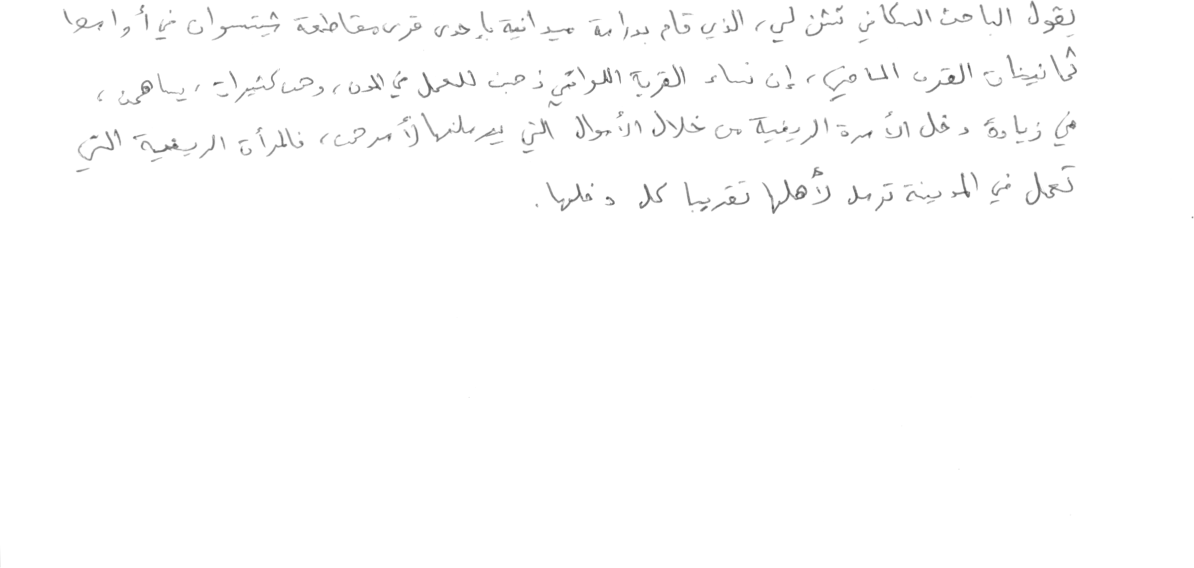
%> input picture Tests/AHTD3A0018_Para2.tif, 2388 x 1136 px (shown at 1/2 size)
$ octave --eval "result = PreProcessAndSegmentLines(imread('Tests/AHTD3A0018_Para2.tif'));"   (GNU Octave 9; MATLAB toolbox functions it lacks are replaced by stand-ins)
%> lines starting %> are read from the running program, lines starting %| are printed output that depends on the picture; in (x1, y1, x2, y2) boxes, pixels count from 0 and x2, y2 are one past the last pixel; in counts of white or black regions, pixels touching at a corner belong together; the program's own positions count from 1
### RemoveSmallComp.m
function [ outI ] = RemoveSmallComp( I,th )
%UNTITLED Summary of this function goes here
%   Detailed explanation goes here
BW=I;
CC = bwconncomp(I);
numPixels = cellfun(@numel,CC.PixelIdxList);
for i=1:CC.NumObjects;
    if(numPixels(i)<th)
    BW(CC.PixelIdxList{i}) = 0;
    end
end
%figure,imshow(BW);
outI=BW;
end

### SegmentConnCompUsingBoundingBox.m
function [ ColouredI ] = SegmentConnCompUsingBoundingBox( BWI,I )
%UNTITLED Summary of this function goes here
%   Detailed explanation goes here
CC = bwconncomp(BWI);
N = CC.NumObjects;
stats1 = regionprops(CC,'BoundingBox');
BoundingBox = stats1.BoundingBox;
BoundingBox(1) = fix(BoundingBox(1)) + 1;
BoundingBox(2) = fix(BoundingBox(2)) + 1;
ColouredI = imcrop(I,[BoundingBox(1) BoundingBox(2) BoundingBox(3)+10 BoundingBox(4)]);

end

### CutLinesAt.m
function [ rowsToCutAt nLines] = CutLinesAt( I )
%UNTITLED Summary of this function goes here
%   Detailed explanation goes here
% SE = strel('disk',1);
% compIDilated = imerode(I,SE);
%figure,imshow(I);
verticalProfile = sum(I,2);
%Yomna On GitHub
%plot(verticalProfile);
L = length(verticalProfile);
zeroRowsCount = 0;
rowInd = 0;
rowsToCutAt = [];
rowsToCutAt(1) = 1;
flag = 0;
nLines = 2;
for i = 1:L
    if(verticalProfile(i) < 60)
        zeroRowsCount = zeroRowsCount + 1;
        rowInd = i;
        if(zeroRowsCount >= 30 && verticalProfile(i-1)< 60 && i~=L && verticalProfile(i+1)> 60)
            rowsToCutAt(nLines) = rowInd - 10;
            zeroRowsCount = 0;
            nLines = nLines + 1;
            flag = 1;
        end
    end
end
[H W] = size(I);
if(flag==0)
    nLines = 0;
else
    rowsToCutAt(nLines) = H;
end
end

### PreProcessAndSegmentLines.m
function [ Lines nLines] = PreProcessAndSegmentLines( I )
% [17 lines of commented-out code are left out]

BinaryImage = im2bw(I,0.8);
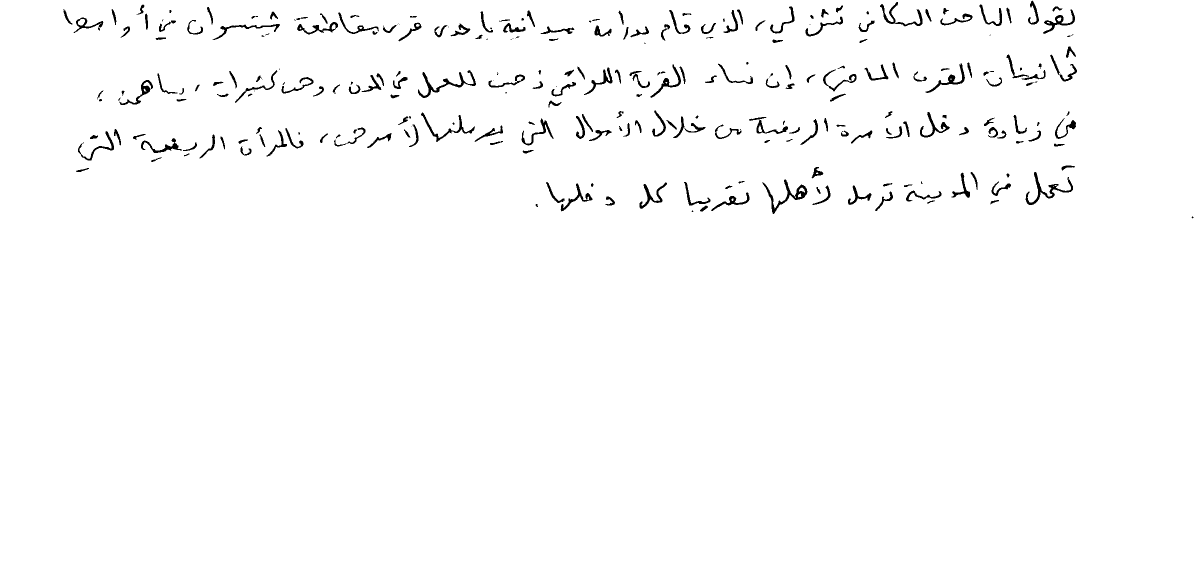
%> BinaryImage: size 1136x2388 logical (shown at 1/2 size); 98.3% white; 277 black regions (47 under 20 px), largest, box (x1, y1, x2, y2) and area: (1524, 359, 1615, 428) 1157, (836, 140, 952, 196) 1116, (2051, 344, 2146, 410) 1078
% figure,imshow(BinaryImage);
compI = imcomplement(BinaryImage);
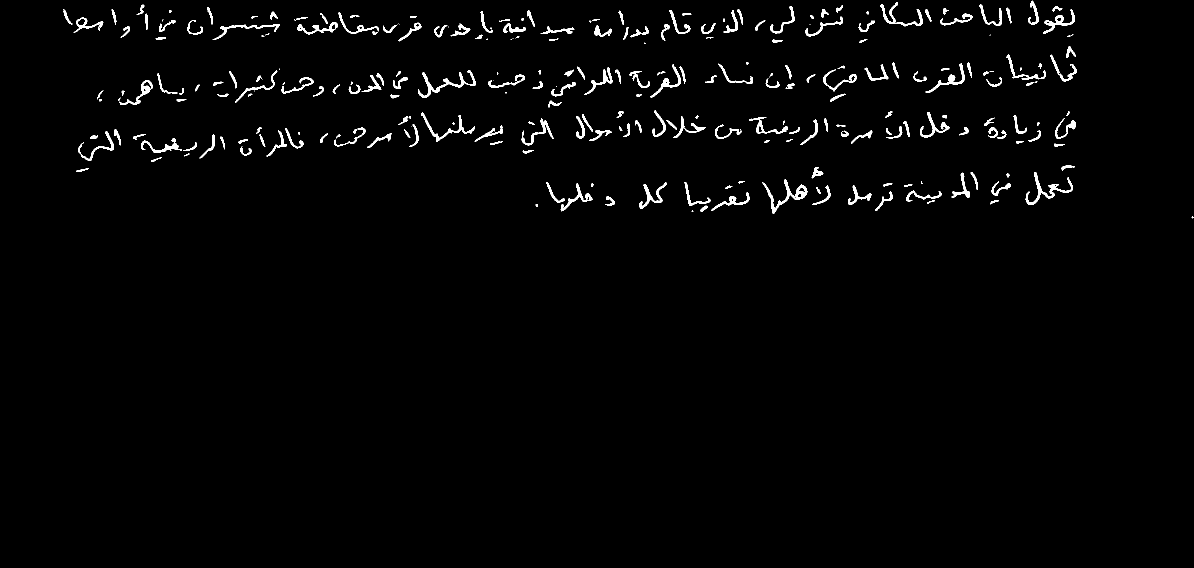
%> compI: size 1136x2388 logical (shown at 1/2 size); 1.7% white; 277 white regions (47 under 20 px), largest, box (x1, y1, x2, y2) and area: (1524, 359, 1615, 428) 1157, (836, 140, 952, 196) 1116, (2051, 344, 2146, 410) 1078
SE = strel('disk',20);
compIDilated = imdilate(compI,SE);
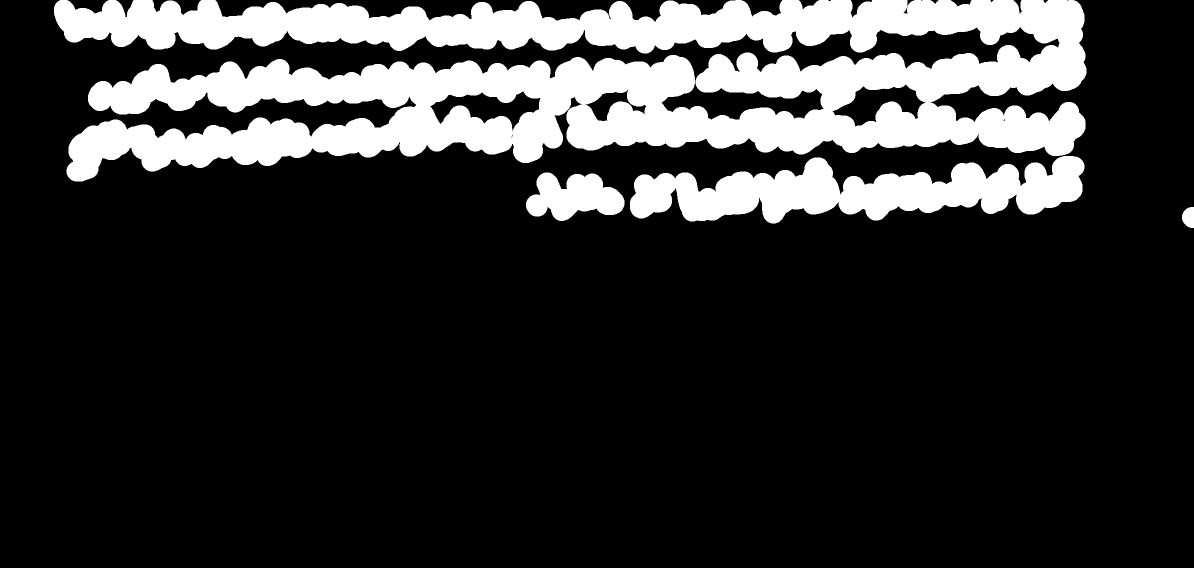
%> compIDilated: size 1136x2388 logical (shown at 1/2 size); 19% white; 4 white regions, box (x1, y1, x2, y2) and area: (108, 0, 2173, 363) 432385, (1260, 312, 2169, 447) 69508, (1052, 345, 1249, 442) 12592, (2364, 414, 2388, 456) 811
%figure,imshow(compIDilated);
[compIDilated] = RemoveSmallComp( compIDilated,4000);
%> in RemoveSmallComp, `CC = bwconncomp(I);`: CC = 4 connected components
%> in RemoveSmallComp, `numPixels = cellfun(@numel,CC.PixelIdxList);`: numPixels = [432385 12592 69508 811]
%> the loop in RemoveSmallComp, `for i=1:CC.NumObjects;` made 4 passes
%figure,imshow(compIDilated);
[H W] = size(compIDilated);
%% Dilate , get corner points and crop
for sizes = 10:W
SE = strel('disk',sizes);
compIDilated = imdilate(compIDilated,SE);
sizes = sizes + 5;
CC = bwconncomp(compIDilated);
N = CC.NumObjects;
if(N==1)
    break;
end
end
%> this loop made 1 pass
%> (CC, N) on pass 1: (1 connected component, 1)
%> pass 1, in PreProcessAndSegmentLines, `compIDilated = imdilate(compIDilated,SE);`:
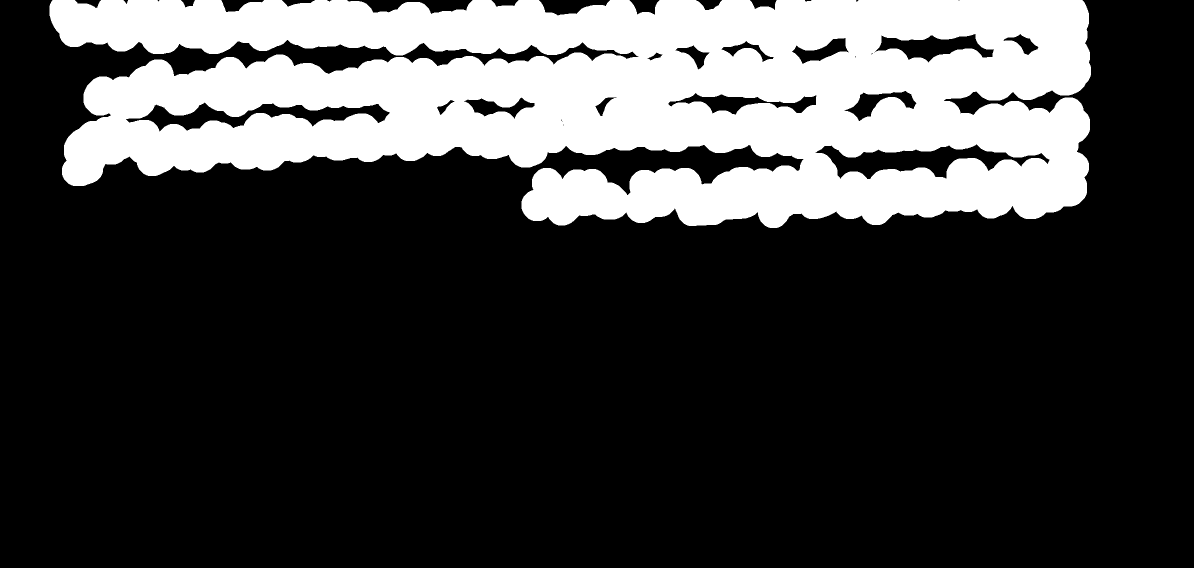
%> compIDilated: size 1136x2388 logical (shown at 1/2 size); 24.6% white; 1 white region
% [26 lines of commented-out code are left out]
[newCroppedI] = SegmentConnCompUsingBoundingBox(compIDilated,compI);
%> in SegmentConnCompUsingBoundingBox, `CC = bwconncomp(BWI);`: CC = 1 connected component
%> in SegmentConnCompUsingBoundingBox, `N = CC.NumObjects;`: N = 1
%> in SegmentConnCompUsingBoundingBox, `stats1 = regionprops(CC,'BoundingBox');`: stats1 = 1 region; box (x1, y1, x2, y2): (99, 0, 2182, 456)
%> in SegmentConnCompUsingBoundingBox, `BoundingBox = stats1.BoundingBox;`: BoundingBox = [99.5 0.5 2083 456]
%> in SegmentConnCompUsingBoundingBox, `ColouredI = imcrop(I,[BoundingBox(1) BoundingBox(2) BoundingBox(3)+10 ..`:
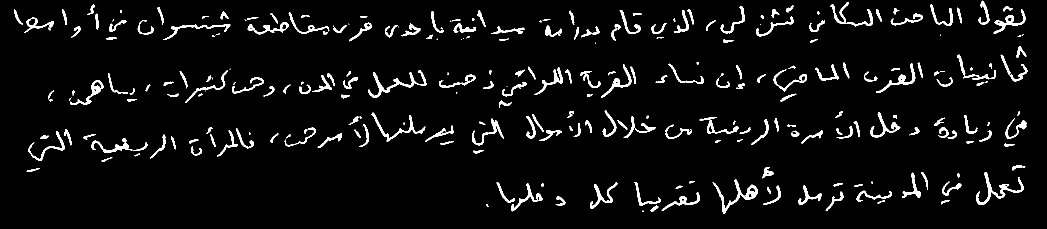
%> ColouredI: size 457x2094 logical (shown at 1/2 size); 4.8% white; 276 white regions (46 under 20 px), largest, box (x1, y1, x2, y2) and area: (1425, 359, 1516, 428) 1157, (737, 140, 853, 196) 1116, (1952, 344, 2047, 410) 1078
%figure,imshow(newCroppedI);
[newDilatedCroppedI] = SegmentConnCompUsingBoundingBox(compIDilated,compIDilated);
%> in SegmentConnCompUsingBoundingBox (call 2), `ColouredI = imcrop(I,[BoundingBox(1) BoundingBox(2) BoundingBox(3)+10 ..`:
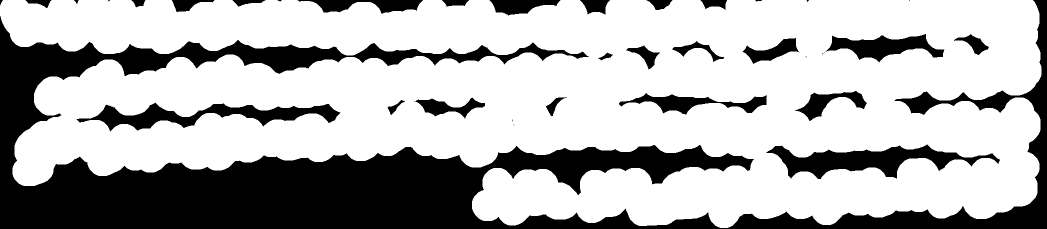
%> ColouredI: size 457x2094 logical (shown at 1/2 size); 69.9% white; 38 black regions (11 under 20 px), largest, box (x1, y1, x2, y2) and area: (0, 0, 2094, 457) 228937, (1532, 289, 2000, 358) 13318, (153, 205, 681, 263) 11276
N = CC.NumObjects;
%figure,imshow(newCroppedI);
%point1inLastLine = [maxX itsR];
flagEnter = 0;
[HW WH] = size(compIDilated);
%get corner of bottom left
for r = HW:-1:1
    for c = 1:WH
        if(compIDilated(r,c)==1)
            point2inLastLine = [c r];
            flagEnter = 1;
            break;
        end
    end
     if(flagEnter==1)
        break;
     end
end
%> after the loop, flagEnter = 1; point2inLastLine = [1540 456]
%Check skew direction of gotten point in first quarter???!!!
% figure,imshow(compIDilated);
% hold on
% plot(point2inLastLine(1),point2inLastLine(2),'b*');
c = ceil(3*WH/4);
if(point2inLastLine(1)<c)
    %mayel l ta7t
    SkewDirection = -1;
else
    SkewDirection = 1;
end


%based on previous get other point


%get corner of bottom right if skew direction downward
if(SkewDirection == -1)
flagEnteredBefore = 0;
indexOfPoints = 1;
for c = WH:-1:ceil(3*WH/4)
    for r = HW:-1:1
        if(compIDilated(r,c)==1)
            points1inLastLineC(indexOfPoints) = c;
            points1inLastLineR(indexOfPoints) = r;
            indexOfPoints = indexOfPoints + 1;
            break;
        end
    end

end
%> after the loop, indexOfPoints = 393; points1inLastLineC = 392 values, max 2182 at index 1, min 1791 at index 392, mean 1986.5; points1inLastLineR = 392 values, max 438 at index 111, min 151 at index 1, mean 423
indexOfPoints = indexOfPoints - 1;
%> indexOfPoints = 392
[mC ii]= max(points1inLastLineC);
%> mC = 2182; ii = 1
mR = points1inLastLineR(ii);
%> mR = 151
bb = 0;
iii = 1;
c = fix((mC +  point2inLastLine(1))/2);
%> c = 1861
    for r = mR:HW
        rrr(iii) = r;
        ccc(iii) = c;
        iii = iii+1;
        if(compIDilated(r,c)==1)
            bb = bb + 1;
        end
    end
%> after the loop, bb = 248; ccc = 986 values from 1861 to 1861; iii = 987; rrr = 986 values from 151 to 1136

if(bb>100)
    points1inLastLineC(ii) = 0;
    points1inLastLineR(ii) = 0;
    [mR I] = max(points1inLastLineR);
%> mR = 438; I = 111
    mC  = points1inLastLineC(I);
%> mC = 2072
    for indd = 1:indexOfPoints
        diff =  abs(mR - points1inLastLineR(indd));
        if(points1inLastLineC(indd)>= mC && diff<20)
            mC = points1inLastLineC(indd);
            mR = points1inLastLineR(indd);
            break;
        end
    end
%> this loop made 61 passes
%> diff on passes 1 to 8: 438, 284, 177, 174, 97, 94, 92, 90
%> after the loop, mC = 2122; mR = 419
end

% [20 lines of commented-out code are left out]

xy3 = [mC mR;point2inLastLine(1) point2inLastLine(2)];
%> xy3 = [2122 419; 1540 456]
xy4 = [mC mR;mC - 200 mR];
%> xy4 = [2122 419; 1922 419]
diffInrowsBetweentheTwoLines = abs(point2inLastLine(2) - mR);
%> diffInrowsBetweentheTwoLines = 37
% [6 lines of commented-out code are left out]
m1y = mR - point2inLastLine(2);
%> m1y = -37
m1x = mC - point2inLastLine(1);
%> m1x = 582
m1 = m1y / m1x;
%> m1 = -0.0636
angleOfinclination1 = atan(m1);
%> angleOfinclination1 = -0.0635
skewedAngle = angleOfinclination1 * 180 / pi;
%> skewedAngle = -3.64
% [6 lines of commented-out code are left out]
if(skewedAngle<0 && diffInrowsBetweentheTwoLines < 250 && abs(skewedAngle)>5)
newCroppedI = imrotate(newCroppedI,(skewedAngle + 2));
newDilatedCroppedI = imrotate(compIDilated,(skewedAngle + 2));
end
end
% [18 lines of commented-out code are left out]
%% Count Number Of lines

[H W] = size(newCroppedI);
rr = [1 50 100 150 200 250 300 350 400 450 500 550 600 650 700 750 800 850 900 950 1000 1050 1100 1150 1200];
cc = [5 5 5 5 5 5 5 5 5 5 5 5 5 5 5 5 5 5 5 5 5 5 5 5 5];
[rowsToCutAt nLines] = CutLinesAt(newCroppedI);
%> in CutLinesAt, `verticalProfile = sum(I,2);`: verticalProfile = 457 values, max 368 at index 265, min 0 at index 1, mean 100.5
%> after the loop in CutLinesAt, `for i = 1:L`: flag = 1; nLines = 5; rowInd = 457; rowsToCutAt = [1 123 223 357]; zeroRowsCount = 46
%> rowsToCutAt = [1 123 223 357 457]; nLines = 5
for i = 1:10
    Lines{i} = newCroppedI;
end
%> after the loop, Lines = 10 items
for i = 1:nLines
    if(i==1)
        previousEndRow = 1;
    end
    if(i>1)
    H = rowsToCutAt(i) - rowsToCutAt(i - 1);
    LineSizes(i) = H;
    minX = 1;
    minY = rowsToCutAt(i - 1);
    Lines{i - 1} = imcrop(newCroppedI,[minX minY W H]);
    %figure,imshow(Lines{i - 1});
    end
end
%> this loop made 5 passes
%> (H, minY) on passes 2 to 5: (122, 1), (100, 123), (134, 223), (100, 357)
%> after the loop, LineSizes = [0 122 100 134 100]
%to remove first line if empty
CC = bwconncomp(Lines{1});
%> CC = 90 connected components
N = CC.NumObjects;
%> N = 90
numPixels = cellfun(@numel,CC.PixelIdxList);
%> numPixels = 90 values, max 782 at index 76, min 1 at index 30, mean 146.8
if(max(numPixels)<300)
    for i = 1:nLines - 2
        Lines{i} = Lines{i+1};
        LineSizes(i) = LineSizes(i+1);
    end
    nLines = nLines - 1;
end
nLines = nLines - 1;
%> nLines = 4
dividedflag = 0;
newlines = 0;
factor = 0;
changed = 0;
for i = 1:nLines
    %figure,imshow(Lines{i});
    if(changed==1)
      i = i + newlines;
    end

    avg = mean(LineSizes)+50;
    medianLineSize = median(LineSizes)+40;
    if(medianLineSize>300)
        medianLineSize = FindBestLineSize(LineSizes,nLines) + 40;
    end
    if(LineSizes((i - newlines)+1)> avg)
        %handle way larger
        factor = ceil(LineSizes(i - newlines+1)/medianLineSize);
        newlines = newlines + factor - 1;
        oldLineImage = Lines{i};
        %figure,imshow(oldLineImage);
        for LineIndex = nLines:-1:i+1
            Lines{LineIndex + (factor - 1)} = Lines{LineIndex};
        end
        IndexInUnSegmentedLineImage = 1;
        minY = 1;
        for nl = 0:(newlines)
           Lines{i + nl} = imcrop(oldLineImage,[1 minY W (medianLineSize - 40)]);
           %figure,imshow(Lines{i + nl});
           minY = (IndexInUnSegmentedLineImage * (medianLineSize-40));
           IndexInUnSegmentedLineImage = IndexInUnSegmentedLineImage + 1;
        end
        nLines = nLines + factor - 1;
        changed  = 1;

    end


% [37 lines of commented-out code are left out]

    end
%> this loop made 4 passes
%> after the loop, changed = 0; factor = 0; newlines = 0
%> `result = PreProcessAndSegmentLines(imread('Tests/AHTD3A0018_Para2.tif'..`: result = 10 items


end

% [52 lines of commented-out code are left out]


%% Paragraph Segmentation into lines
% [115 lines of commented-out code are left out]
